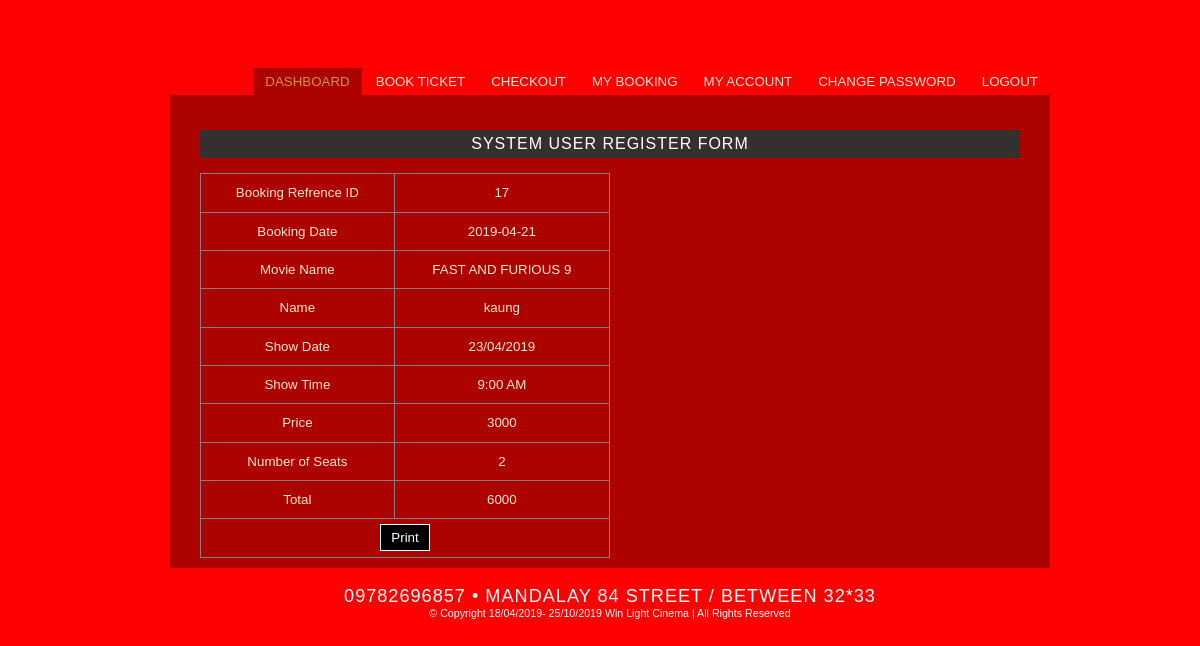
Page /booking_receipt.php?id=17 (signed in) on the committed database.
### tables this page shows
CREATE TABLE IF NOT EXISTS `payment` (
  `id` int(11) NOT NULL AUTO_INCREMENT,
  `card_number` int(11) NOT NULL,
  `customer_name` varchar(50) NOT NULL,
  `movie_name` varchar(100) NOT NULL,
  `cinema_no` varchar(20) NOT NULL,
  `date` varchar(20) NOT NULL,
  `time` varchar(20) NOT NULL,
  `qty` int(11) NOT NULL,
  `price` int(11) NOT NULL,
  `total` int(11) NOT NULL,
  `booking_date` date NOT NULL,
  PRIMARY KEY (`id`)
);

### booking_receipt.php (the view, shortened to what this page needs)
<?php
	include('user_header.php');
	$id=$_GET['id'];
	include('connect.php');
?>
 <div id="content">
			<div class="portfolio-area" style="margin:0 auto; padding:20px 20px 20px 20px; width:820px;">
				<h2 class="accordion-header" style="height: 18px; margin-bottom: 15px; color: rgb(255, 255, 255); background: none repeat scroll 0px 0px rgb(53, 48, 48);">System User Register Form</h2>
				<?php
					$res=mysqli_query($con,"select * from payment where id='$id'");
					$row=mysqli_fetch_array($res);
				?>
				<table class="detail" border="1">
					<tr>
						<td>Booking Refrence ID</td>
						<td><?php echo $row['id']; ?></td>
					</tr>
					<tr>
						<td>Booking Date</td>
						<td><?php echo $row['booking_date']; ?></td>
					</tr>
					<tr>
						<td>Movie Name</td>
						<td><?php echo $row['movie_name']; ?></td>
					</tr>
					<tr>
						<td>Name</td>
						<td><?php echo $row['customer_name']; ?></td>
					</tr>
					<tr>
						<td>Show Date</td>
						<td><?php echo $row['date']; ?></td>
					</tr>
					<tr>
						<td>Show Time</td>
						<td><?php echo $row['time']; ?></td>
					</tr>
					<tr>
						<td>Price</td>
						<td><?php echo $row['price']; ?></td>
					</tr>
					<tr>
						<td>Number of Seats</td>
						<td><?php echo $row['qty']; ?></td>
					</tr>
					<tr>
						<td>Total</td>
						<td><?php echo $row['total']; ?></td>
					</tr>
					<tr>
						<td colspan="2" style="text-align: center;"><a href="print.php?id=<?php echo $row['id']; ?>" style="border: 1px solid #fff;background: black;color: #fff;text-decoration: none;padding: 5px 10px;">Print</a></td>
					</tr>
				</table>
            </div>
    </div>
 <?php
	include('footer.php');
 ?>

### xres/css/style.css (style rules this page uses)
* { margin:0;padding:0; }
img, a { border:none; outline:none; }
body { background-color: red; font:smaller Arial, Helvetica, sans-serif; line-height:1.3em; color:#f6e8d2; }
#content { float:left; background: transparent url(../images/slideshow-bg.png) repeat-x top left; width:860px; min-height:377px; padding:10px; margin:0 0 20px 50px; }

### vallenato/vallenato.css (style rules this page uses)
.accordion-header { font-size: 16px; background: #ebebeb; margin: 5px 0 0 0; padding: 5px 20px; cursor: pointer; color: #666666; }
.active-header { background: url(images/active-header.gif) #cef98d; background-repeat: no-repeat; background-position: right 50%; }

### css/demo.css (style rules this page uses)
h2 { font-weight:lighter; font-family:verdana,arial,sans-serif; text-align:center; margin-top:1em; color:#333; text-transform:uppercase; letter-spacing:1px; font-size:1.2em; }
a { font-weight:normal; outline:none; }

### booking_receipt.php (style rules this page uses)
.detail { border-collapse: collapse; width: 50%; float: left; }
.detail td { text-align: center; padding: 10px; }

### rows in the picture
payment: id "17", booking_date "2019-04-21", movie_name "FAST AND FURIOUS 9", customer_name "kaung", date "23/04/2019", time "9:00 AM", price "3000", qty "2", total "6000"
